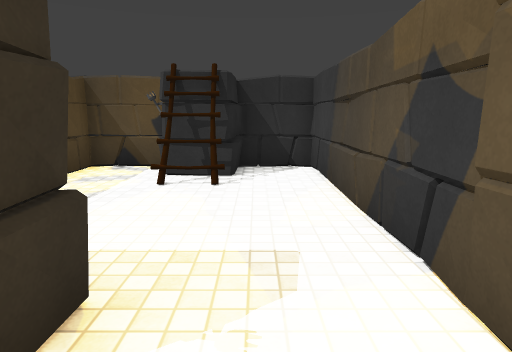
view 1 (above)

13 first-person views from a walk through a 3-D level made in the Unity game engine. The camera is 1.4 m above the floor, tilts 10° down and sees 75° across. The floor is counted in squares, 1 m on a side. Each view is taken from the middle of a square. On the plan, view 1 faces up. The plan holds only what a view shows up to about 15 squares ahead; the rest is blank. The place goes on beyond the plan. Some animated figures are left out. Door leaves are left out, so doorways stand open. Surface patterns are stand-ins for the level's own textures.

view 2
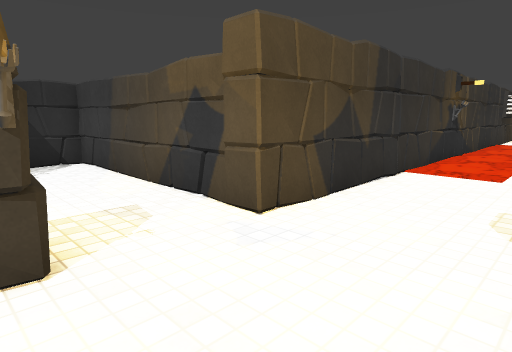

view 3
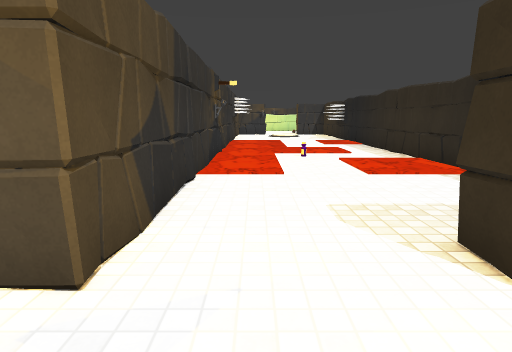

view 4
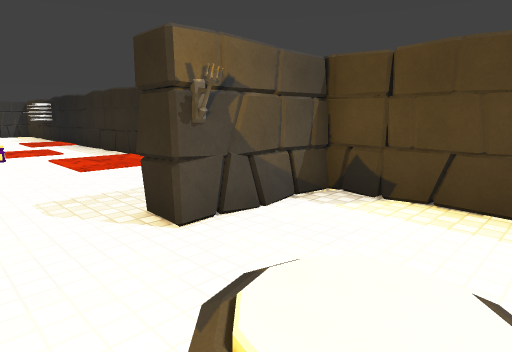

view 5
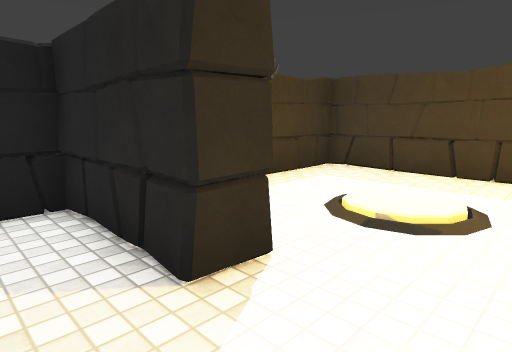

view 6
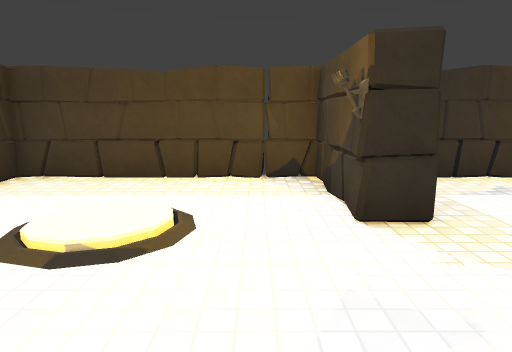

view 7
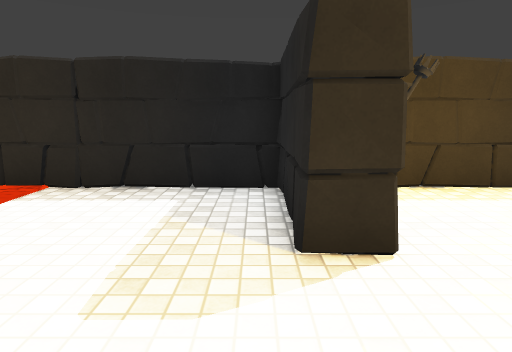

view 8
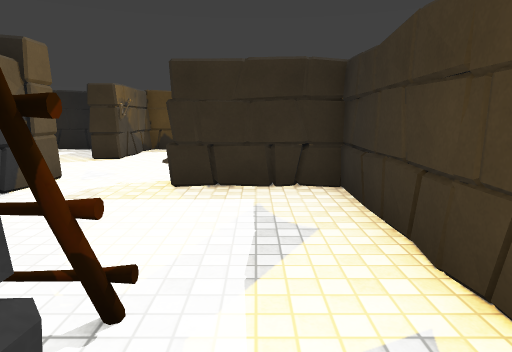

view 9
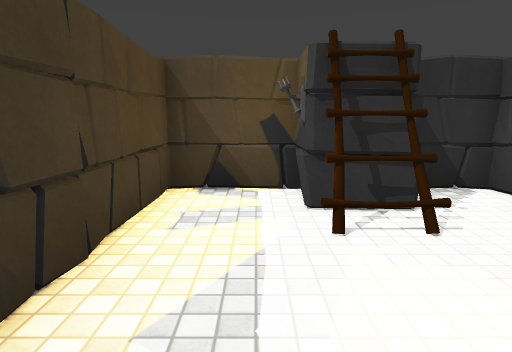

view 10
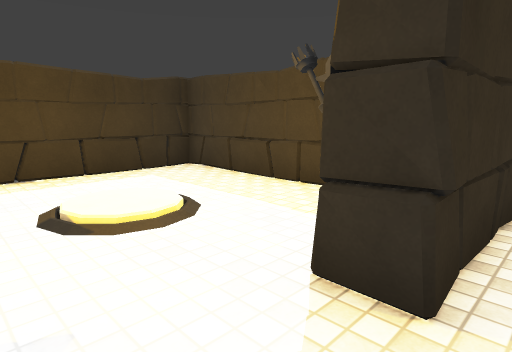

view 11
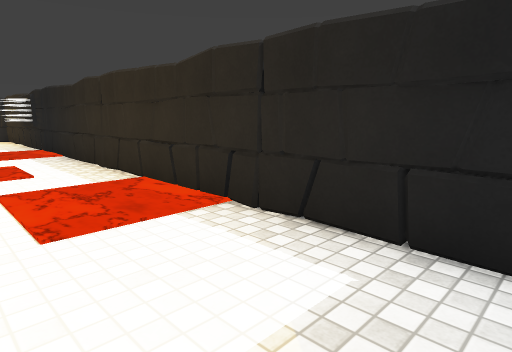

view 12
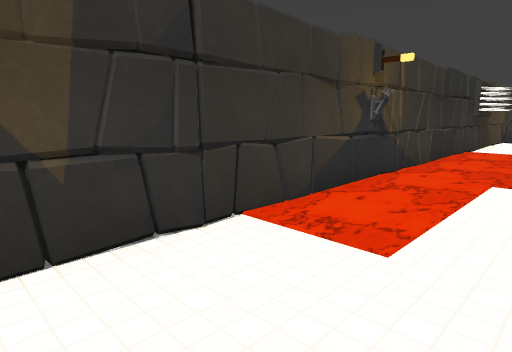

view 13
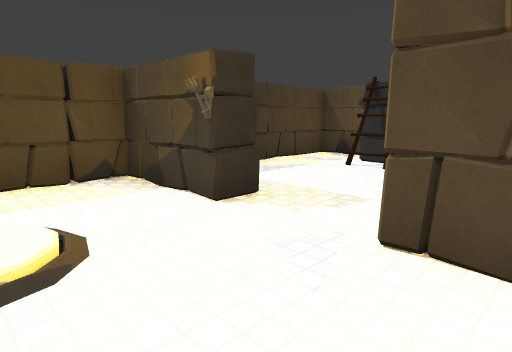

### Floor plan
Key: @ floor where view 1 was taken; # wall or solid block; x gap in a wall; . main floor; : floor 0.25 m higher than the main floor; / step, stairs or slope; D open door; ≈ lava the walk keeps out of; T torch; O other object.
Columns run from 5 left of view 1 to 14 right of it. Each row starts with its distance up from view 1.
 10 ########
  9 #..###.#
  8 #..T#..#
  7 #..OO..#
  6 #......#
  5 #......#
  4 #......#
  3 #......#
  2 ####DDD#############
  1 #..T...D.....≈≈≈T≈≈≈
  0 #....@.D....≈≈≈≈≈≈≈≈
 -1 #.../..D.........≈≈≈
 -2 #../:/.x.........≈≈≈
 -3 #.../.T#....≈≈≈≈.≈≈≈
 -4 #......#....≈≈≈≈..≈≈
 -5 #......#....≈≈≈≈....
 -6 ####################

Positions as (right, up) in squares from view 1, and headings:
1: (0, 0), facing up
2: (-2, -2), facing up-right
3: (-1, 0), facing right
4: (-2, 0), facing down-right
5: (4, 0), facing down-left
6: (3, 0), facing left
7: (3, 1), facing down
8: (-3, 9), facing down
9: (-3, 3), facing up
10: (1, 3), facing down-left
11: (3, -2), facing down-right
12: (4, -2), facing up-right
13: (3, -2), facing up-left
